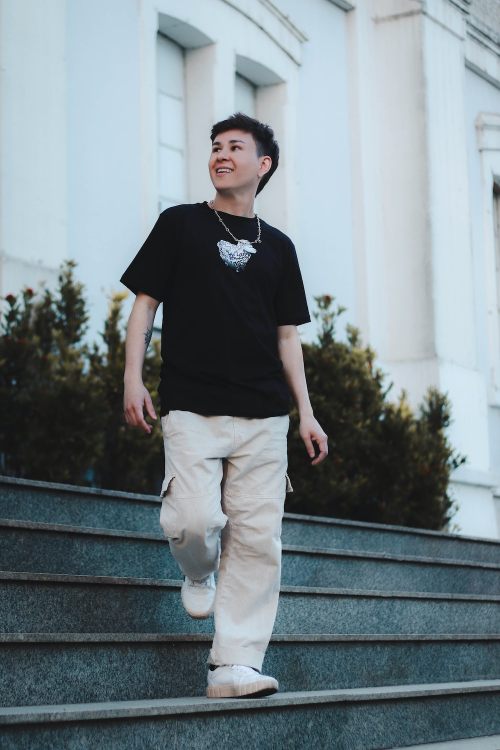
#> input picture BITrunning/input_img.jpg, 1000 x 1500 px (shown at 1/2 size)
$ python size_than_bigger.py
#> lines starting #> are read from the running program, lines starting #| are printed output that depends on the picture
#이미지 크기 조절(키우기)
from PIL import Image

# 이미지 파일 열기
image = Image.open('input_img.jpg')
#> image is the input picture: PIL image 1000x1500 RGB; mean R, G, B 119.4, 131.8, 137.3

# 원하는 새로운 가로 및 세로 크기 정의
new_width = 2000  # 새로운 가로 크기
new_height = 1800  # 새로운 세로 크기

# 이미지를 늘리는 데 사용할 배경 이미지 생성
background = Image.new("RGB", (new_width, new_height), (255, 255, 255, 0))  # 투명한 배경 이미지 생성
#> background: PIL image 2000x1800 RGB; every value is 255

# 원본 이미지를 캔버스 가운데에 붙여넣기
x_offset = (new_width - image.width) // 2
#> x_offset = 500
y_offset = (new_height - image.height) // 2
#> y_offset = 150
background.paste(image, (x_offset, y_offset))
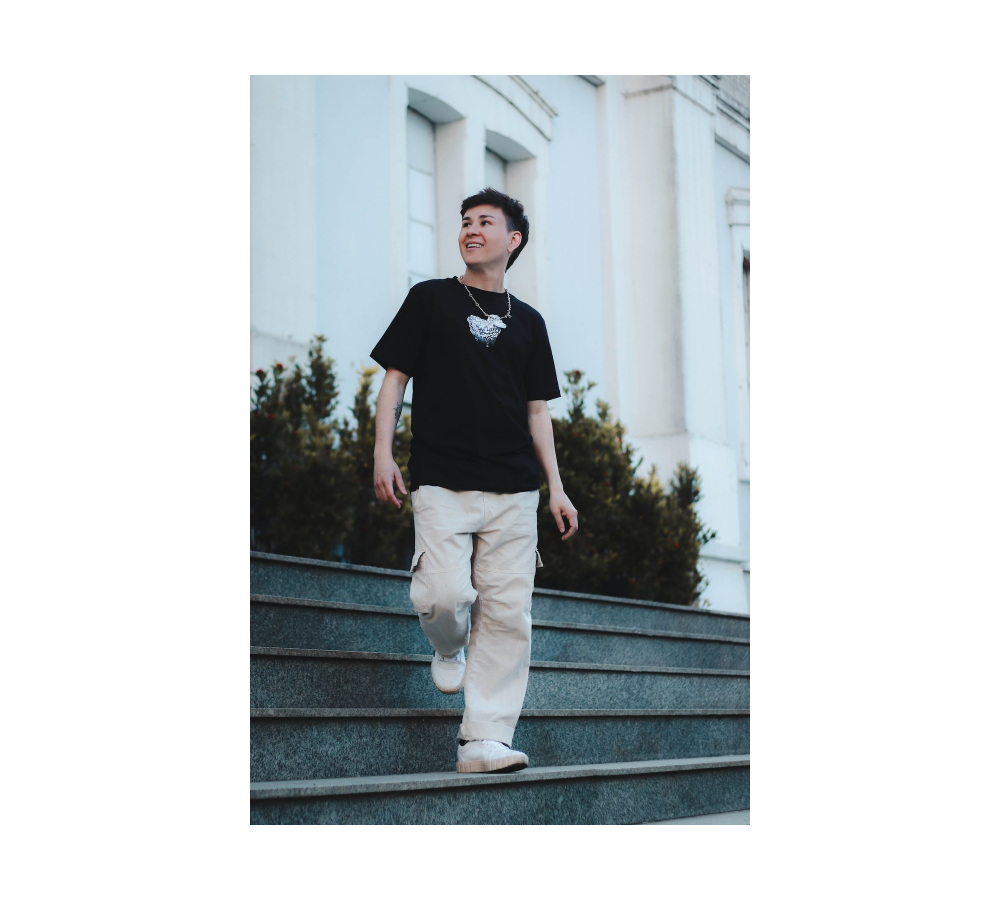
#> background: PIL image 2000x1800 RGB (shown at 1/2 size); mean R, G, B 198.5, 203.7, 205.9

# 결과 이미지 저장
background.save('control_img.jpg')
